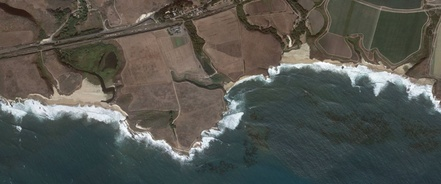
#> input picture input_images/coastline.JPG, 441 x 184 px, shrunk from 1820 x 758 before the run
$ python Texture_segmentation.py
#> lines starting #> are read from the running program, lines starting #| are printed output that depends on the picture
#> further down, image is the input picture: shape (184, 441, 3); mean B, G, R 79.4, 85.4, 84.7
"""
CS136 Term Project - Texture-Based Image Segmentation
-----------------------------------------------------

This program performs texture-based image segmentation on all 4 project images.

The project requirement says to try grayscale first, so this code uses
grayscale texture features.

Main idea:
1. Convert the image to grayscale.
2. Compute local texture features:
   - local mean intensity
   - local standard deviation
3. Use K-means clustering to group pixels into texture regions.
4. Save only the final segmented image for each input image.

Input folder:
Input_Images/

Output folder:
Texture_Segmentation/Texture_Segmentation_Images/

Required folder structure:

CS136_Term_Project/
│
├── Input_Images/
│   ├── coastline.jpg
│   ├── tahoe.jpg
│   ├── DW.jpg
│   └── marine_brood.jpg
│
└── Texture_Segmentation/
    ├── Texture_segmentation.py
    └── Texture_Segmentation_Images/

How to run from terminal:

python3 Texture_Segmentation/Texture_segmentation.py

or:

python Texture_Segmentation/Texture_segmentation.py
"""

import cv2
import numpy as np
from pathlib import Path


# --------------------------------------------------
# Set folder paths
# --------------------------------------------------

BASE_DIR = Path(__file__).resolve().parents[1]

INPUT_DIR = BASE_DIR / "input_images"
OUTPUT_DIR = BASE_DIR / "Texture_segmentation" / "Texture_Segmentation_Images"

OUTPUT_DIR.mkdir(parents=True, exist_ok=True)


# --------------------------------------------------
# Input image names
# --------------------------------------------------

image_files = [
    "coastline.JPG",
    "tahoe.JPG",
    "DW.jpg",
    "marine_brood.jpg"
]

# --------------------------------------------------
# Texture segmentation parameters
# --------------------------------------------------

# Window size for local texture analysis.
# Larger values create smoother texture regions.
TEXTURE_WINDOW_SIZE = 15

# Number of texture regions.
# 3 separates the image into low, medium, and high texture regions.
NUM_TEXTURE_REGIONS = 3


# --------------------------------------------------
# Texture segmentation function
# --------------------------------------------------

def texture_segmentation(image):
    """
    Segment an image based on local grayscale texture.

    Returns:
        segmented_image: final texture segmented image
    """

    # Convert image to grayscale
    gray = cv2.cvtColor(image, cv2.COLOR_BGR2GRAY)

    # Convert to float for mathematical calculations
    gray_float = gray.astype(np.float32)

    # Compute local mean intensity
    local_mean = cv2.blur(
        gray_float,
        (TEXTURE_WINDOW_SIZE, TEXTURE_WINDOW_SIZE)
    )
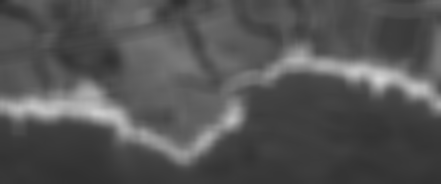
#> local_mean: shape (184, 441) float32; min 48.6, max 212.7, mean 84.5

    # Compute local mean of squared intensity
    local_mean_square = cv2.blur(
        gray_float ** 2,
        (TEXTURE_WINDOW_SIZE, TEXTURE_WINDOW_SIZE)
    )
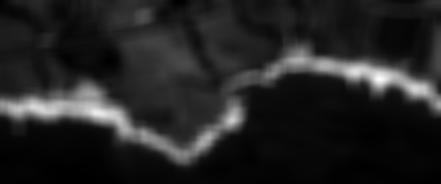
#> local_mean_square: shape (184, 441) float32; min 2414.1, max 46187.8, mean 8583.4; drawn with min black and max white

    # Compute local variance
    local_variance = local_mean_square - (local_mean ** 2)
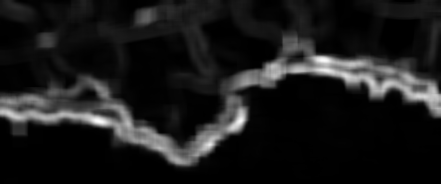
#> local_variance: shape (184, 441) float32; min 1.09, max 4943.8, mean 517.5; drawn with min black and max white

    # Remove small negative values caused by numerical error
    local_variance = np.maximum(local_variance, 0)

    # Compute local standard deviation
    # Standard deviation represents texture strength.
    local_std = np.sqrt(local_variance)
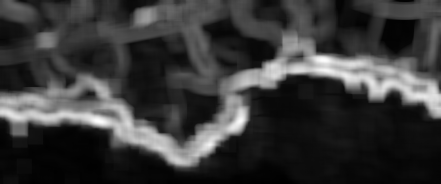
#> local_std: shape (184, 441) float32; min 1.04, max 70.31, mean 16.6; drawn with min black and max white

    # Normalize features to 0-255
    local_mean_norm = cv2.normalize(
        local_mean,
        None,
        0,
        255,
        cv2.NORM_MINMAX
    )
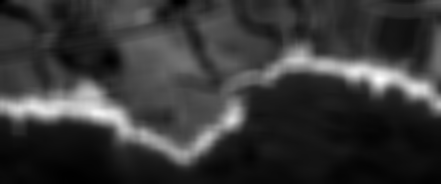
#> local_mean_norm: shape (184, 441) float32; min -2.51e-06, max 255, mean 55.8; drawn with min black and max white

    local_std_norm = cv2.normalize(
        local_std,
        None,
        0,
        255,
        cv2.NORM_MINMAX
    )

    # Create a feature vector for each pixel:
    # Feature 1 = local mean intensity
    # Feature 2 = local texture strength
    features = np.float32(
        np.dstack((local_mean_norm, local_std_norm)).reshape((-1, 2))
    )
#> features = 81144 pairs, first value -2.51e-06 to 255, second value 1.17e-07 to 255

    # K-means stopping criteria
    criteria = (
        cv2.TERM_CRITERIA_EPS + cv2.TERM_CRITERIA_MAX_ITER,
        100,
        0.2
    )

    # Apply K-means clustering
    compactness, labels, centers = cv2.kmeans(
        features,
        NUM_TEXTURE_REGIONS,
        None,
        criteria,
        10,
        cv2.KMEANS_RANDOM_CENTERS
    )
#> compactness = 86651927.5; centers = [[20.2, 14.53], [141.2, 169.2], [59.56, 58.09]]

    # Convert labels back to original image shape
    labels_image = labels.reshape(gray.shape)
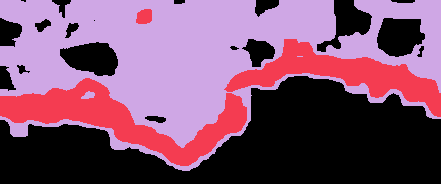
#> labels_image: shape (184, 441) int32; 3 distinct labels, from 0 to 2; one colour per label, 0 black

    # Convert cluster labels into visible grayscale regions
    segmented_image = np.uint8(
        255 * labels_image / (NUM_TEXTURE_REGIONS - 1)
    )
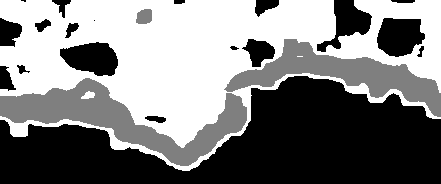
#> segmented_image: shape (184, 441); min 0, max 255, mean 127.4

    return segmented_image


# --------------------------------------------------
# Apply texture segmentation to all images
# --------------------------------------------------

for image_name in image_files:
    image_path = INPUT_DIR / image_name

    # Read original image
    image = cv2.imread(str(image_path))

    if image is None:
        print(f"Error: Could not read {image_path}")
        print("Check that the image exists and the file name is correct.")
        continue

    # Perform texture-based segmentation
    segmented_image = texture_segmentation(image)

    # Save final segmented image only
    output_name = image_path.stem + "_texture_segmented.jpg"
    output_path = OUTPUT_DIR / output_name

    cv2.imwrite(str(output_path), segmented_image)

    print(f"Saved texture segmented image: {output_path}")
#> pass 2 of the loop `for image_name in image_files:`:
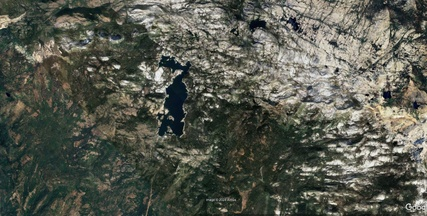
#> input picture input_images/tahoe.JPG, 427 x 216 px, shrunk from 1759 x 892 before the run
#> image is the input picture: shape (216, 427, 3); mean B, G, R 78.8, 89.2, 86.4
#> gray: shape (216, 427)
#> gray_float: shape (216, 427) float32
#> local_mean: shape (216, 427) float32
#> local_mean_square: shape (216, 427) float32
#> local_variance: shape (216, 427) float32
#> local_std: shape (216, 427) float32
#> in texture_segmentation (call 2), `local_mean_norm = cv2.normalize( local_mean, None, 0, 255, cv2.NORM_MI..`:
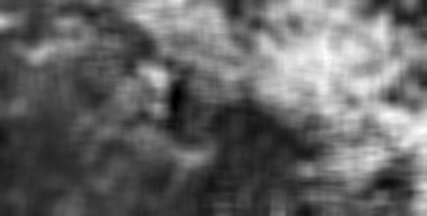
#> local_mean_norm: shape (216, 427) float32; min 7.58e-07, max 255, mean 101.8
#> local_std_norm: shape (216, 427) float32
#> features = 92232 pairs, first value 7.58e-07 to 255, second value -2.22e-07 to 255
#> compactness = 107306943.6; centers = [[177.3, 151.5], [57.66, 61.39], [96.4, 142.1]]
#> labels_image: shape (216, 427) int32; 3 distinct labels, from 0 to 2
#> in texture_segmentation (call 2), `segmented_image = np.uint8( 255 * labels_image / (NUM_TEXTURE_REGIONS ..`:
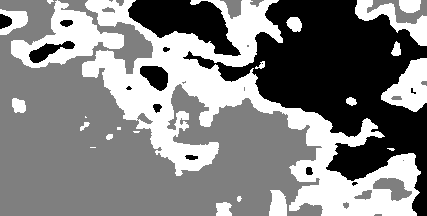
#> segmented_image: shape (216, 427); min 0, max 255, mean 131.8
#> pass 3 of the loop `for image_name in image_files:`:
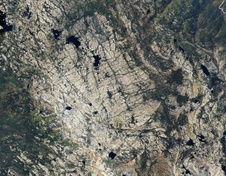
#> input picture input_images/DW.jpg, 226 x 176 px, shrunk from 930 x 727 before the run
#> image is the input picture: shape (176, 226, 3); mean B, G, R 104.2, 110.9, 109.8
#> gray: shape (176, 226)
#> gray_float: shape (176, 226) float32
#> local_mean: shape (176, 226) float32
#> local_mean_square: shape (176, 226) float32
#> local_variance: shape (176, 226) float32
#> local_std: shape (176, 226) float32
#> in texture_segmentation (call 3), `local_mean_norm = cv2.normalize( local_mean, None, 0, 255, cv2.NORM_MI..`:
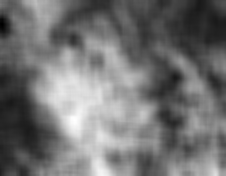
#> local_mean_norm: shape (176, 226) float32; min 3.81e-06, max 255, mean 115
#> local_std_norm: shape (176, 226) float32
#> features = 39776 pairs, first value 3.81e-06 to 255, second value -1.31e-06 to 255
#> compactness = 47987074.7; centers = [[107.9, 135.4], [182.8, 114.2], [56.44, 59.24]]
#> labels_image: shape (176, 226) int32; 3 distinct labels, from 0 to 2
#> in texture_segmentation (call 3), `segmented_image = np.uint8( 255 * labels_image / (NUM_TEXTURE_REGIONS ..`:
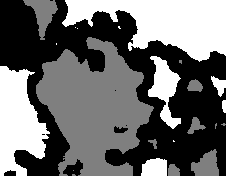
#> segmented_image: shape (176, 226); min 0, max 255, mean 106.9
#> the loop made 4 passes; the first 3 are shown


print("Texture-based image segmentation completed for all images.")
